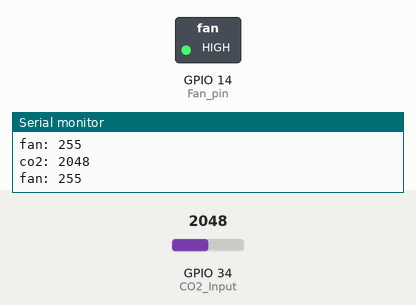
Bench run of a sketch on a simulated ESP32. On the bench: switched loads named in the sketch (green lamp = pin HIGH), the last lines printed to the serial monitor. Inputs (shaded band) come from the test bench; at power-on: GPIO 34 (CO2_Input) = 2048.

Above: at 10.8 s.
10.9 s: GPIO 34 (CO2_Input) set to 312
21.7 s: GPIO 34 (CO2_Input) set to 275
At 31.7 s:
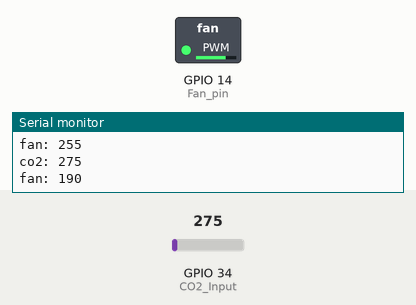
32.0 s: GPIO 34 (CO2_Input) set to 106
42.5 s: GPIO 34 (CO2_Input) set to 91
At 52.1 s:
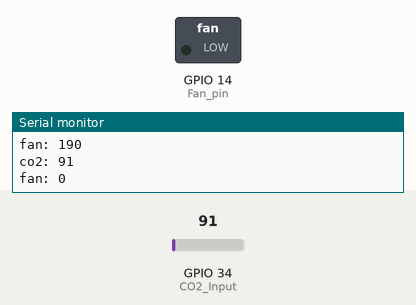
52.5 s: GPIO 34 (CO2_Input) set to 340
At 62.1 s:
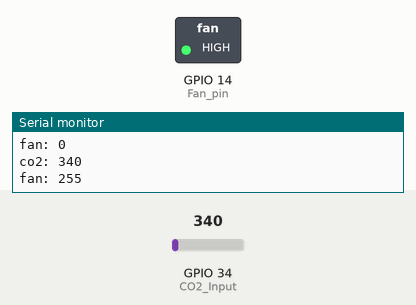
62.5 s: GPIO 34 (CO2_Input) set to 260
At 72.5 s:
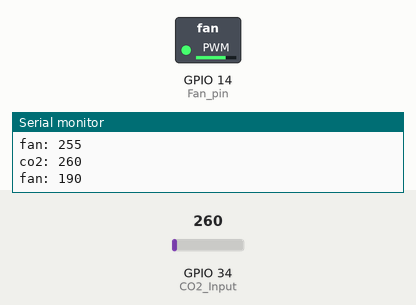
Timing chart, 0 to 74.0 s (numbered marks = the images above; inputs shaded):
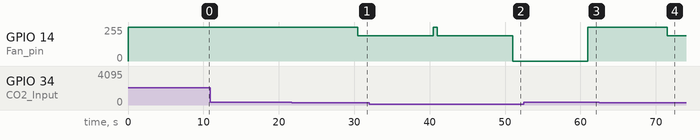

Measured:
- the behaviour switches between 300 and 299 on GPIO 34 (CO2_Input) (found by bisection; images 0 and 1)
- the behaviour switches between 100 and 99 on GPIO 34 (CO2_Input) (found by bisection; images 1 and 2)
- after the input at 21.7 s, GPIO 14 (Fan_pin): 255/255 → 189/255 after 8.8 s
- after the input at 52.5 s, GPIO 14 (Fan_pin): 0/255 → 255/255 after 8.5 s
- after the input at 62.5 s, GPIO 14 (Fan_pin): 255/255 → 189/255 after 9.0 s

The sketch:

BIP_GasFan_ESP32.ino
```cpp
const int Fan_pin = 14;  //multisensor board D7
const int Fan_ch = 0;

const int BuiltInLed = 2;
const int CO2_Input = 34; //multisensor board A2

int pwm_fan[3] = {0, 190, 255};
int co2 = 0;

void setup() {
  Serial.begin(9600);


  ledcSetup(Fan_ch, 5000, 8);
  ledcAttachPin(Fan_pin, Fan_ch);
}

// the loop function runs over and over again forever
void loop() {
int i;

co2 = analogRead(CO2_Input);
Serial.print("co2: ");
Serial.println(co2);
Serial.print("fan: ");

if(co2 < 100){
  ledcWrite(Fan_ch, pwm_fan[0]);
  Serial.println(pwm_fan[0]);
  delay(10000);
}
else if(co2 < 300){
        Serial.println(pwm_fan[1]);
        ledcWrite(Fan_ch, 255); //start up pulse
        delay(500);
        ledcWrite(Fan_ch, pwm_fan[1]);
        delay(10000);
        }
      else{
        Serial.println(pwm_fan[2]);
        ledcWrite(Fan_ch, pwm_fan[2]);
        delay(10000);
      }
}
```
